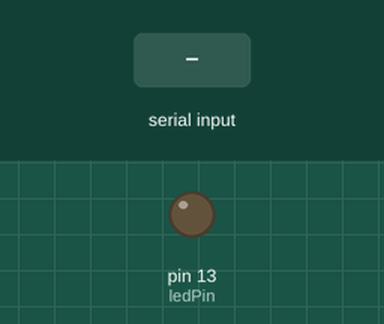
Recording of a sketch running on a simulated Arduino Uno, built with avr-gcc and run on an emulated ATmega328P. Shown: output pins drawn as LEDs (lit = HIGH). The inputs (shaded band) are chosen by the test bench.

Above: at 1.2 s.
1.3 s: "90 45\n" received over Serial
At 1.7 s:
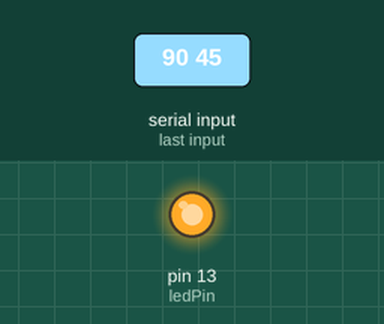
Timing chart, 0 to 10.3 s (numbered marks = the images above; inputs shaded):
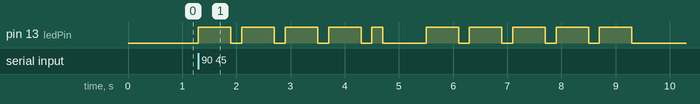

Measured:
- after the input at 1.3 s, pin 13 (ledPin): goes 4 × (HIGH 0.60 s, LOW 0.20 s), HIGH 0.20 s, LOW 0.80 s, 4 × (HIGH 0.60 s, LOW 0.20 s), HIGH 0.60 s, then LOW, starting at once

The sketch:

morse.ino
```cpp
// Morse code for blinking a LED
// Remember to add speaker code by declaring a new variable for your 8 Ohms 0.5W speaker in e.g. pin 8 in Arduino Uno, or e.g. pin 2 in ESP32
// If you are using ESP8266 or ESP32 remember to add the general corresponding libraries in File/Preferences/ URL:
// https://raw.githubusercontent.com/espressif/arduino-esp32/gh-pages/package_esp32_index.json, http://arduino.esp8266.com/stable/package_esp8266com_index.json
// Then go for Tools/Board manager and install your microcontroller driver (ESP32 or ESP8266)
// For ESP32 install the library ESP32Servo found in Arduino IDE containing the instruction tone (speakerpin, frequency); and noTone(speakerpin);
int ledPin = 13;
int dotDelay = 200;

char* letters[] = {
  ".-", "-...", "-.-.", "-..", ".", "..-.", "--.", "....", "..",    // A-I
  ".---", "-.-", ".-..", "--", "-.", "---", ".--.", "--.-", ".-.",  // J-R
  "...", "-", "..-", "...-", ".--", "-..-", "-.--", "--.."          // S-Z
};

char* numbers[] = {
  "-----", ".----", "..---", "...--", "....-", ".....", "-....", "--...", "---..", "----."};

void setup()
{
  pinMode(ledPin, OUTPUT);
  Serial.begin(9600);
}

void loop()
{
  char ch;
  if (Serial.available() > 0)
  {
    ch = Serial.read();
    if (ch >= 'a' && ch <= 'z')
    {
      flashSequence(letters[ch - 'a']);
    }
    else if (ch >= 'A' && ch <= 'Z')
    {
      flashSequence(letters[ch - 'A']);
    }
    else if (ch >= '0' && ch <= '9')
    {
      flashSequence(numbers[ch - '0']);
    }
    else if (ch == ' ')
    {
      delay(dotDelay * 4);  // gap between words
    }
  }
}

void flashSequence(char* sequence)
{
  int i = 0;
  while (sequence[i] != NULL)
  {
    flashDotOrDash(sequence[i]);
    i++;
  }
  delay(dotDelay * 3);    // gap between letters
}

void flashDotOrDash(char dotOrDash)
{
  digitalWrite(ledPin, HIGH);
  if (dotOrDash == '.')
  {
    delay(dotDelay);
  }
  else // must be a dash
  {
    delay(dotDelay * 3);
  }
  digitalWrite(ledPin, LOW);
  delay(dotDelay); // gap between flashes
}
```
